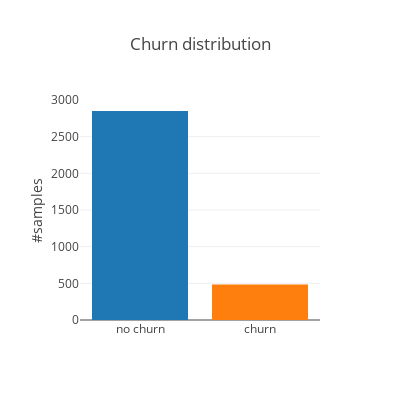

Notebook cell for this chart:
### Code cell
y = df["churn"].value_counts()

data = [go.Bar(x=[churn_dict[x] for x in y.index], y=y.values, marker = dict(color = colors[:len(y.index)]))]
layout = go.Layout(
    title='Churn distribution',
    autosize=False,
    width=400,
    height=400,
    yaxis=dict(
        title='#samples',
    ),
)
fig = go.Figure(data=data, layout=layout)
iplot(fig, filename='basic-bar15')

### Figure 1 — Plotly figure (JSON) as saved in the notebook; plotly's stock layout.template omitted (floating-point values rounded to 4 significant figures)
{"data": [{"marker": {"color": ["rgb(31, 119, 180)", "rgb(255, 127, 14)"]}, "type": "bar", "uid": "d33835bd-6d9a-4fb4-929a-2df9b07a14c3", "x": ["no churn", "churn"], "y": [2850, 483]}], "layout": {"autosize": false, "height": 400, "title": {"text": "Churn distribution"}, "width": 400, "yaxis": {"title": {"text": "#samples"}}}}
